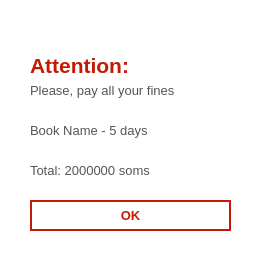
<?xml version="1.0" encoding="UTF-8"?>
<ui version="4.0">
 <class>Dialog</class>
 <widget class="QDialog" name="Dialog">
  <property name="geometry">
   <rect>
    <x>0</x>
    <y>0</y>
    <width>266</width>
    <height>266</height>
   </rect>
  </property>
  <property name="windowTitle">
   <string>Dialog</string>
  </property>
  <property name="styleSheet">
   <string notr="true">background-color: rgb(255, 255, 255);</string>
  </property>
  <widget class="QLabel" name="label">
   <property name="enabled">
    <bool>true</bool>
   </property>
   <property name="geometry">
    <rect>
     <x>30</x>
     <y>40</y>
     <width>201</width>
     <height>51</height>
    </rect>
   </property>
   <property name="font">
    <font>
     <pointsize>16</pointsize>
     <weight>75</weight>
     <bold>true</bold>
    </font>
   </property>
   <property name="styleSheet">
    <string notr="true">color:rgb(195, 26, 4);
</string>
   </property>
   <property name="text">
    <string>Attention:</string>
   </property>
   <property name="wordWrap">
    <bool>true</bool>
   </property>
  </widget>
  <widget class="QLabel" name="label_2">
   <property name="geometry">
    <rect>
     <x>30</x>
     <y>80</y>
     <width>201</width>
     <height>21</height>
    </rect>
   </property>
   <property name="font">
    <font>
     <pointsize>10</pointsize>
    </font>
   </property>
   <property name="styleSheet">
    <string notr="true">color:rgb(85, 85, 85)</string>
   </property>
   <property name="text">
    <string>Please, pay all your fines</string>
   </property>
   <property name="textFormat">
    <enum>Qt::AutoText</enum>
   </property>
  </widget>
  <widget class="QLabel" name="label_3">
   <property name="geometry">
    <rect>
     <x>30</x>
     <y>120</y>
     <width>201</width>
     <height>21</height>
    </rect>
   </property>
   <property name="font">
    <font>
     <pointsize>10</pointsize>
    </font>
   </property>
   <property name="styleSheet">
    <string notr="true">color:rgb(85, 85, 85)</string>
   </property>
   <property name="text">
    <string>Book Name - 5 days</string>
   </property>
   <property name="textFormat">
    <enum>Qt::AutoText</enum>
   </property>
  </widget>
  <widget class="QLabel" name="label_4">
   <property name="geometry">
    <rect>
     <x>30</x>
     <y>160</y>
     <width>201</width>
     <height>20</height>
    </rect>
   </property>
   <property name="font">
    <font>
     <pointsize>10</pointsize>
    </font>
   </property>
   <property name="styleSheet">
    <string notr="true">color:rgb(85, 85, 85)</string>
   </property>
   <property name="text">
    <string>Total: 2000000 soms</string>
   </property>
   <property name="textFormat">
    <enum>Qt::AutoText</enum>
   </property>
  </widget>
  <widget class="QPushButton" name="cancel">
   <property name="geometry">
    <rect>
     <x>30</x>
     <y>200</y>
     <width>201</width>
     <height>31</height>
    </rect>
   </property>
   <property name="font">
    <font>
     <pointsize>10</pointsize>
     <weight>75</weight>
     <bold>true</bold>
    </font>
   </property>
   <property name="autoFillBackground">
    <bool>false</bool>
   </property>
   <property name="styleSheet">
    <string notr="true">background-color:   rgb(255, 255, 255);
color: rgb(195, 26, 4);
border: 2px solid rgb(195, 26, 4);</string>
   </property>
   <property name="text">
    <string>OK</string>
   </property>
   <property name="checkable">
    <bool>false</bool>
   </property>
   <property name="autoDefault">
    <bool>true</bool>
   </property>
   <property name="default">
    <bool>false</bool>
   </property>
   <property name="flat">
    <bool>false</bool>
   </property>
  </widget>
 </widget>
 <resources/>
 <connections/>
</ui>
